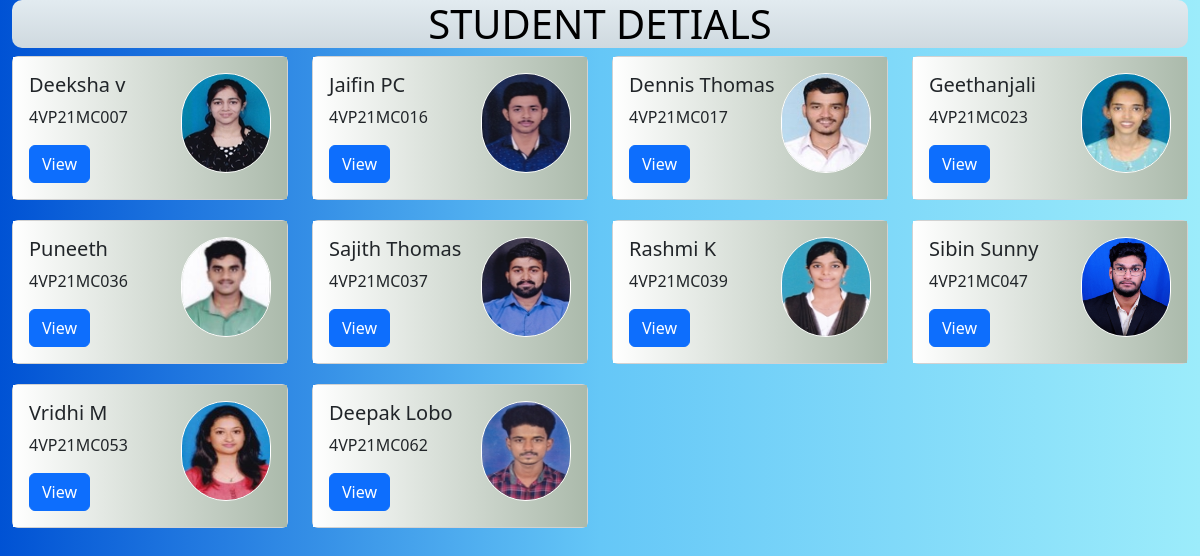
Screenshot of /viewStudent.php (signed in) with the database file from the repository.
### tables this page shows
CREATE TABLE `students` (
  `usn` varchar(10) NOT NULL,
  `name` varchar(50) NOT NULL,
  `class` varchar(10) NOT NULL,
  `sem` int(3) NOT NULL,
  `dob` date NOT NULL,
  `mbno` varchar(12) NOT NULL,
  `district` varchar(50) NOT NULL,
  `state` varchar(50) NOT NULL,
  `address` varchar(100) NOT NULL,
  `image` varchar(250) NOT NULL
);

### database/data_retrive.php (called while the page is built, shortened)
<?php
require_once 'connection.php';
$viewStu = "select * from students";
$viewstures = mysqli_query($connect,$viewStu);

### viewStudent.php (the view, shortened to what this page needs)
<?php
require_once 'database/data_retrive.php';
?>
<!doctype html>
<html lang="en">
<head>
  <link rel="stylesheet" href="https://cdn.jsdelivr.net/npm/bootstrap@5.2.0-beta1/dist/css/bootstrap.min.css">
</head>
<body>
  <div class="container-fluid">
    <h1>Student Detials</h1>
    <div class="row  form-group">
      <?php
      require_once 'database/data_retrive.php';
      while ($subdata = mysqli_fetch_array($viewstures)) {
        $name = $subdata['name'];
        $usn = $subdata['usn'];
      ?>
        <div class="col-xs-6 col-sm-6 col-md-4 col-lg-3" style="padding-bottom: 20px;">
          <div class="card">
            <div class="card-body" id="card">
              <form action="perticularinfo.php" method="POST">
                <img style="border:solid white 1px; border-radius:45px;" src="student_image/<?php echo $subdata['image']; ?>">
                <h5 class="card-title"><?php echo $name ?></h5>
                <p class="card-text" name="name"><?php echo $usn ?></p>
                <button class="btn btn-primary" type="submit">View</button>
              </form>
            </div>
          </div>
        </div>
      <?php
      }
      ?>
    </div>
  </div>
</body>
</html>

### viewStudent.php (style rules this page uses)
p { text-transform: uppercase; }
body { background: #9CECFB; background: -webkit-linear-gradient(to right, #0052D4, #65C7F7, #9CECFB); background: linear-gradient(to right, #0052D4, #65C7F7, #9CECFB); }
h1 { text-transform: uppercase; font-weight: 200; text-align: center; color: black; background-image: linear-gradient(to top, #cfd9df 0%, #e2ebf0 100%); display: block; border-radius: 10px; text-decoration-style: wavy; }
img { float: right; height: 100px; width: 90px; text-align: left; }
#card { background: #abbaab; background: -webkit-linear-gradient(to right, #ffffff, #abbaab); background: linear-gradient(to right, #ffffff, #abbaab); }

### rows the page displays
students: image (picture), name "Deeksha v", usn "4VP21MC007"
students: image (picture), name "Jaifin PC", usn "4VP21MC016"
students: image (picture), name "Dennis Thomas", usn "4VP21MC017"
students: image (picture), name "Geethanjali", usn "4VP21MC023"
students: image (picture), name "Puneeth", usn "4VP21MC036"
students: image (picture), name "Sajith Thomas", usn "4VP21MC037"
students: image (picture), name "Rashmi K", usn "4VP21MC039"
students: image (picture), name "Sibin Sunny", usn "4VP21MC047"
students: image (picture), name "Vridhi M", usn "4VP21MC053"
students: image (picture), name "Deepak Lobo", usn "4VP21MC062"
